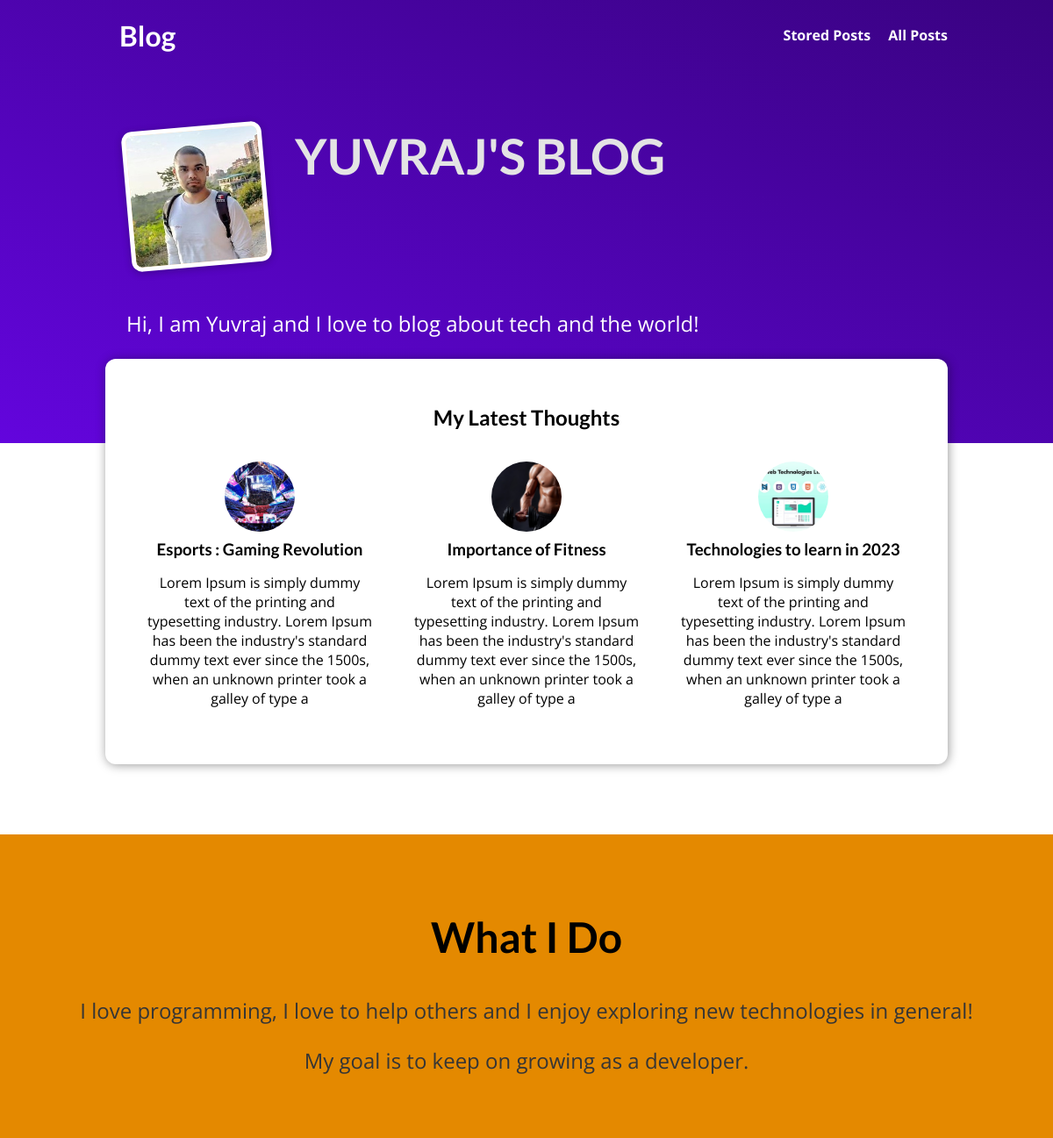
The page / on the database its author committed.
### blog/models.py (models this page shows, shortened)
class Post(models.Model):
    title = models.CharField(max_length=150)
    excerpt = models.CharField(max_length=200)
    image = models.ImageField(upload_to="posts", null=True)
    date = models.DateField(auto_now=True)
    slug = models.SlugField(unique=True, db_index=True)
    content = models.TextField(validators=[MinLengthValidator(10)])
    author = models.ForeignKey(
        Author, on_delete=models.SET_NULL, null=True, related_name="posts")
    tags = models.ManyToManyField(Tag)

### blog/views.py (the view)
# urls.py: path("", views.StartingPageView.as_view(), name="starting-page"),
class StartingPageView(ListView):
    template_name = "blog/index.html"
    model = Post
    ordering = ["-date"]
    context_object_name = "posts"
    def get_queryset(self):
        queryset = super().get_queryset()
        data = queryset[:3]
        return data

### blog/templates/blog/index.html (shortened to what this page needs)
{% extends "base.html" %}
{% load static %}
{% block css_files %}
  <link rel="stylesheet" href="{% static "blog/post.css" %}" />
  <link rel="stylesheet" href="{% static "blog/index.css" %}" />
{% endblock %}
{% block content %}
<section id="welcome">
  <header>
    <img src="{% static "blog/images/yuvraj.jpg" %}" alt="Yuvraj - The Author Of This Blog" />
    <h2>YUVRAJ'S BLOG</h2>
  </header>
  <p>Hi, I am Yuvraj and I love to blog about tech and the world!</p>
</section>
<section id="latest-posts">
  <h2>My Latest Thoughts</h2>
  <ul>
    {% for post in posts %}
      {% include "blog/includes/post.html" %}
    {% endfor %}
  </ul>
</section>
<section id="about">
  <h2>What I Do</h2>
  <p>
    I love programming, I love to help others and I enjoy exploring new
    technologies in general!
  </p>
  <p>
    My goal is to keep on growing as a developer.
  </p>
</section>
{% endblock %}

### blog/templates/blog/includes/post.html
<li>
  <article class="post">
    <a href="{% url "post-detail-page" post.slug %}">
      <img src="{{ post.image.url }}" alt="{{ post.title }}"
      />
      <div class="post__content">
        <h3>{{ post.title }}</h3>
        <p>
          {{ post.excerpt }}
        </p>
      </div>
    </a>
  </article>
</li>

### static/app.css (style rules this page uses)
* { box-sizing: border-box; }
html { font-family: 'Open Sans', 'Lato', sans-serif; }
body { margin: 0; }
h1, h2, h3 { font-family: 'Lato', sans-serif; font-weight: bold; }

### blog/static/blog/post.css (style rules this page uses)
.post { display: flex; flex-direction: column; align-items: center; text-align: center; }
.post a { text-decoration: none; color: black; transition: all 0.2s ease; padding: 1rem; }
.post img { width: 5rem; height: 5rem; object-fit: cover; border-radius: 50%; }
.post h3 { margin: 0.25rem 0; }

### blog/static/blog/index.css (style rules this page uses)
#welcome { background: linear-gradient(to right top, #6305dd, #390281); padding: 6rem 12%; }
#welcome header { display: flex; align-items: flex-start; margin: 3rem auto; }
#welcome img { width: 10rem; height: 10rem; object-fit: cover; object-position: top; border: 5px solid white; border-radius: 12px; background-color: #ffe1bf; transform: rotateZ(-5deg); box-shadow: 0 2px 8px rgba(0, 0, 0, 0.25); }
#welcome h2 { font-size: 3.5rem; margin: 0 0 0 2rem; color: #e4e4e4; width: 30rem; }
#welcome p { color: white; font-size: 1.5rem; }
#latest-posts { background-color: white; padding: 2rem; border-radius: 12px; width: 60rem; margin: -6rem auto 2rem auto; box-shadow: 1px 1px 12px rgba(0, 0, 0, 0.4); }
#latest-posts h2 { text-align: center; }
#latest-posts ul { list-style: none; margin: 0; padding: 0; display: flex; gap: 1rem; }
#latest-posts li { flex: 1; }
#about { text-align: center; padding: 3rem; background-color: #e48900; margin-top: 5rem; }
#about h2 { font-size: 3rem; }
#about p { font-size: 1.5rem; color: #353535; }

### rows shown on the page
Post: image (picture), title "Esports : Gaming Revolution", excerpt "Lorem Ipsum is simply dummy text of the printing and typesetting industry. Lorem Ipsum has been the industry's standard dummy text ever since the 1500s, when an unknown printer took a galley of type a"
Post: image (picture), title "Importance of Fitness", excerpt "Lorem Ipsum is simply dummy text of the printing and typesetting industry. Lorem Ipsum has been the industry's standard dummy text ever since the 1500s, when an unknown printer took a galley of type a"
Post: image (picture), title "Technologies to learn in 2023", excerpt "Lorem Ipsum is simply dummy text of the printing and typesetting industry. Lorem Ipsum has been the industry's standard dummy text ever since the 1500s, when an unknown printer took a galley of type a"
